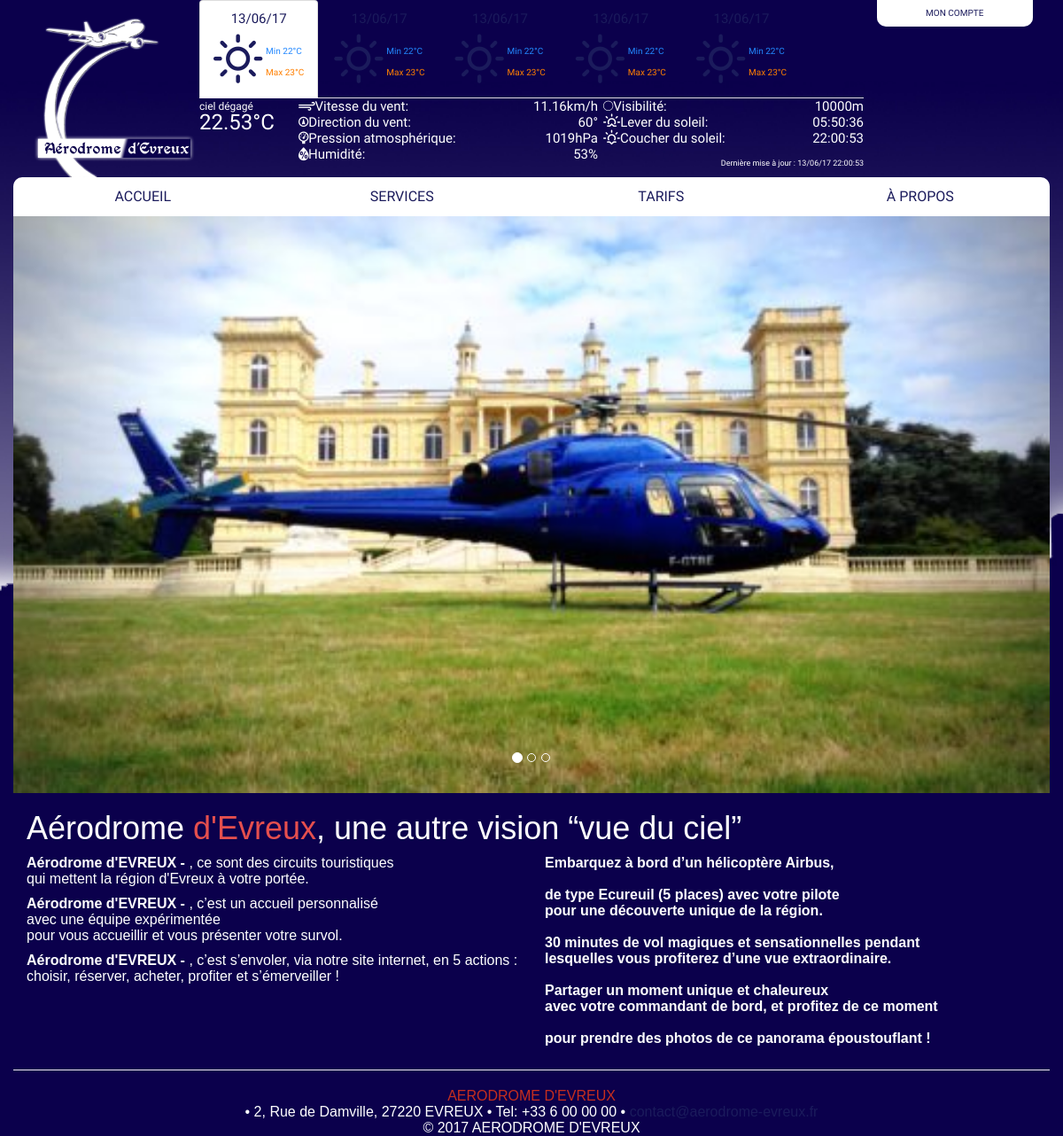
The page / on the database its author committed.
### tables this page shows
CREATE TABLE `meteo` (
  `iDMeteo` int(5) NOT NULL,
  `weather` varchar(200) NOT NULL,
  `description` varchar(200) NOT NULL,
  `tempnow` varchar(200) NOT NULL,
  `pressure` varchar(200) NOT NULL,
  `humidity` varchar(200) NOT NULL,
  `tempsmin` varchar(200) NOT NULL,
  `tempsmax` varchar(200) NOT NULL,
  `visibility` varchar(200) NOT NULL,
  `windspeed` varchar(150) NOT NULL,
  `winddegree` varchar(200) NOT NULL,
  `sunrise` varchar(200) NOT NULL,
  `sunset` varchar(200) NOT NULL
);

CREATE TABLE `correspondanceidweather` (
  `IDWeather` int(3) NOT NULL,
  `icone` varchar(30) NOT NULL
);

### inc/weather.php (the view, shortened to what this page needs)
<?php
require_once('connection.php');
$timezone = +2;
$reponse = $bdd->query('SELECT * FROM meteo');
while ($donnees = $reponse->fetch())
{
	$id = $donnees['weather'];
	$req = $bdd->query('SELECT icone FROM correspondanceidweather WHERE IDWeather = "'.$id.'"');
	$d = $req->fetch();
?>
<ul class="nav nav-tabs">
	<li class="active"><a data-toggle="tab" href="#today">
		<p class=date ><?php echo date("d/m/y", $donnees['sunrise'] + 3600 * $timezone);?></p>
		<i class="weathericone wi <?php echo $d['icone']?>"></i>
		<div class="secondarytemp">
			<p class=tempmin><?php echo 'Min ',$donnees['tempsmin'] - 273.15,'°C';?></p>
			<p class=tempmax><?php echo 'Max ',$donnees['tempsmax'] - 273.15,'°C';?></p>
		</div>
	</a></li>
    <li><a data-toggle="tab" href="#day1">
		<p class=date ><?php echo date("d/m/y", $donnees['sunrise'] + 3600 * $timezone);?></p>
		<i class="weathericone wi <?php echo $d['icone']?>"></i>
		<div class="secondarytemp">
			<p class=tempmin><?php echo 'Min ',$donnees['tempsmin'] - 273.15,'°C';?></p>
			<p class=tempmax><?php echo 'Max ',$donnees['tempsmax'] - 273.15,'°C';?></p>
		</div>
	</a></li>
    <li><a data-toggle="tab" href="#day2">
		<p class=date ><?php echo date("d/m/y", $donnees['sunrise'] + 3600 * $timezone);?></p>
		<i class="weathericone wi <?php echo $d['icone']?>"></i>
		<div class="secondarytemp">
			<p class=tempmin><?php echo 'Min ',$donnees['tempsmin'] - 273.15,'°C';?></p>
			<p class=tempmax><?php echo 'Max ',$donnees['tempsmax'] - 273.15,'°C';?></p>
		</div>
	</a></li>
	<li><a data-toggle="tab" href="#day3">
		<p class=date ><?php echo date("d/m/y", $donnees['sunrise'] + 3600 * $timezone);?></p>
		<i class="weathericone wi <?php echo $d['icone']?>"></i>
		<div class="secondarytemp">
			<p class=tempmin><?php echo 'Min ',$donnees['tempsmin'] - 273.15,'°C';?></p>
			<p class=tempmax><?php echo 'Max ',$donnees['tempsmax'] - 273.15,'°C';?></p>
		</div>
	</a></li>
	<li><a data-toggle="tab" href="#day4">
		<p class=date ><?php echo date("d/m/y", $donnees['sunrise'] + 3600 * $timezone);?></p>
		<i class="weathericone wi <?php echo $d['icone']?>"></i>
		<div class="secondarytemp">
			<p class=tempmin><?php echo 'Min ',$donnees['tempsmin'] - 273.15,'°C';?></p>
			<p class=tempmax><?php echo 'Max ',$donnees['tempsmax'] - 273.15,'°C';?></p>
		</div>
	</a></li>
</ul>
<div class="tab-content">
	<div id="today" class="tab-pane fade in active">
		<div class="leftmet">
			<div class="description"><?php echo $donnees['description'].' ';?></div><br>
			<div class="maintemp"><?php echo $donnees['tempnow'] - 273.15.'°C';?></div>
		</div>
		<div class="centermet">
			<ul class="meteolist">
				<li>
					<span><i class="wi wi-strong-wind"></i>Vitesse du vent:</span>
					<?php echo $donnees['windspeed'] * 3.6,'km/h';?>
				</li>
				<li>
					<span><i class="wi wi-wind-direction"></i>Direction du vent:</span>
					<?php echo $donnees['winddegree'].'°';?>
				</li>
				<li class="pressure">
					<span><i class="wi wi-barometer"></i>Pression atmosphérique:</span>
					<?php echo $donnees['pressure'],'hPa';?>
				</li>
				<li class="humidity">
					<span><i class="wi wi-humidity"></i>Humidité:</span>
					<?php echo $donnees['humidity'].'%';?>
				</li>
			</ul>
		</div>
		<div class="rightmet">
			<ul class="meteolist">
				<li class="visibility">
					<span><i class="wi wi-moon-new"></i>Visibilité:</span>
					<?php echo $donnees['visibility'].'m';?>
				</li>
				<li class="sunrise">
					<span><i class="wi wi-sunrise"></i>Lever du soleil:</span>
					<?php echo date("H:i:s", $donnees['sunrise'] + 3600 * $timezone);?>
				</li>
				<li class="sunset">
					<span><i class="wi wi-sunset"></i>Coucher du soleil:</span>
					<?php echo date("H:i:s", $donnees['sunset'] + 3600 * $timezone);?>
				</li>
			</ul>
		</div>
		<div class="lastupdate">
			<?php echo 'Dernière mise à jour : ',date("d/m/y H:i:s", $donnees['sunset'] + 3600 * $timezone);?>
		</div>
		<?php
		}
		$reponse->closeCursor(); ?>
	</div>
</div>
</div>

### css/main.css (style rules this page uses)
.container { padding-right: 10px; padding-left: 10px; margin-right: auto; margin-left: auto; background: url('../img/background.jpg') top center no-repeat fixed; font: 16px/18px sans-serif; color: #ffffff; -webkit-background-size: cover; -moz-background-size: cover; -o-background-size: cover; background-size: cover; text-align: justify; }
@media (min-width: 768px) { .container { width: 750px; } }
@media (min-width: 992px) { .container { width: 970px; } }
@media (min-width: 1200px) { .container { width: 1170px; } }
a { color: #1b1b5c; }
.weathericone { color: #1b1b5c; font-size: 50px; }
.description { display:inline-block; font-size: 12px; }
.date { text-align: center; color: #1b1b5c; }
.tempmin { color: #2388ff; }
.tempmax { color: #ff7f00; }
.maintemp { font-size: 1.6em; display: inline-block; }
.secondarytemp { font-size: 10px; display: inline-block; }
.leftmet { width: 14%; }
.centermet { width: 46%; }
.rightmet { width: 40%; }
.meteolist { padding: 0% !important; margin-left: 2%; text-align: right; }
.meteolist > li > span { float: left; }
.meteolist > li { display: block; }
.lastupdate { display: inline-block; font-size: xx-small; float: right !important; }
.tab-pane div { float: left; }

### rows shown on the page
meteo: sunrise "13/06/17", $donnees['tempsmin']-273.15 "22", $donnees['tempsmax']-273.15 "23", description "ciel dégagé", $donnees['tempnow']-273.15 "22.53", $donnees['windspeed']*3.6 "11.16", winddegree "60", pressure "1019", humidity "53", visibility "10000", sunrise "05:50:36", sunset "22:00:53", sunset "13/06/17 22:00:53"
